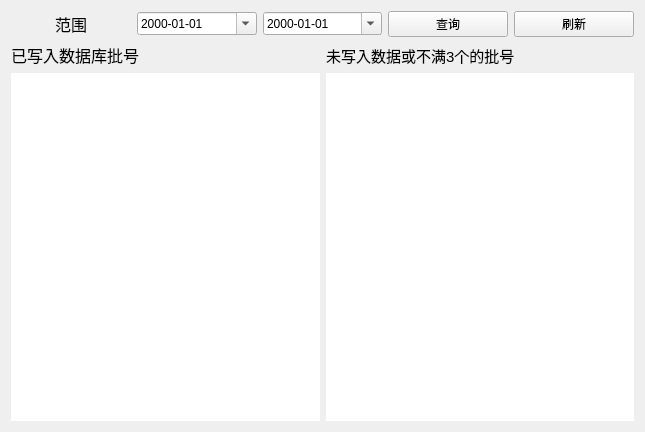
<?xml version="1.0" encoding="UTF-8"?>
<ui version="4.0">
 <class>WidgetStatistics</class>
 <widget class="QWidget" name="WidgetStatistics">
  <property name="geometry">
   <rect>
    <x>0</x>
    <y>0</y>
    <width>645</width>
    <height>432</height>
   </rect>
  </property>
  <property name="windowTitle">
   <string>Form</string>
  </property>
  <layout class="QGridLayout" name="gridLayout">
   <item row="0" column="0">
    <layout class="QHBoxLayout" name="horizontalLayout_3">
     <item>
      <widget class="QLabel" name="label_3">
       <property name="font">
        <font>
         <pointsize>12</pointsize>
        </font>
       </property>
       <property name="text">
        <string>范围</string>
       </property>
       <property name="alignment">
        <set>Qt::AlignCenter</set>
       </property>
      </widget>
     </item>
     <item>
      <widget class="QDateTimeEdit" name="dateTimeEdit">
       <property name="displayFormat">
        <string>yyyy-MM-dd</string>
       </property>
       <property name="calendarPopup">
        <bool>true</bool>
       </property>
      </widget>
     </item>
     <item>
      <widget class="QDateTimeEdit" name="dateTimeEdit_2">
       <property name="displayFormat">
        <string>yyyy-MM-dd</string>
       </property>
       <property name="calendarPopup">
        <bool>true</bool>
       </property>
      </widget>
     </item>
     <item>
      <widget class="QPushButton" name="pushButton_2">
       <property name="text">
        <string>查询</string>
       </property>
      </widget>
     </item>
     <item>
      <widget class="QPushButton" name="pushButton">
       <property name="text">
        <string>刷新</string>
       </property>
      </widget>
     </item>
    </layout>
   </item>
   <item row="1" column="0">
    <layout class="QHBoxLayout" name="horizontalLayout">
     <item>
      <widget class="QLabel" name="label">
       <property name="font">
        <font>
         <pointsize>12</pointsize>
        </font>
       </property>
       <property name="text">
        <string>已写入数据库批号</string>
       </property>
       <property name="alignment">
        <set>Qt::AlignLeading|Qt::AlignLeft|Qt::AlignVCenter</set>
       </property>
      </widget>
     </item>
     <item>
      <widget class="QLabel" name="label_2">
       <property name="font">
        <font>
         <pointsize>11</pointsize>
         <bold>false</bold>
        </font>
       </property>
       <property name="text">
        <string>未写入数据或不满3个的批号</string>
       </property>
       <property name="alignment">
        <set>Qt::AlignLeading|Qt::AlignLeft|Qt::AlignVCenter</set>
       </property>
      </widget>
     </item>
    </layout>
   </item>
   <item row="2" column="0">
    <layout class="QHBoxLayout" name="horizontalLayout_2">
     <item>
      <widget class="QPlainTextEdit" name="plainTextEdit">
       <property name="frameShape">
        <enum>QFrame::NoFrame</enum>
       </property>
       <property name="frameShadow">
        <enum>QFrame::Plain</enum>
       </property>
       <property name="readOnly">
        <bool>true</bool>
       </property>
      </widget>
     </item>
     <item>
      <widget class="QPlainTextEdit" name="plainTextEdit_2">
       <property name="frameShape">
        <enum>QFrame::NoFrame</enum>
       </property>
       <property name="frameShadow">
        <enum>QFrame::Plain</enum>
       </property>
       <property name="readOnly">
        <bool>true</bool>
       </property>
      </widget>
     </item>
    </layout>
   </item>
  </layout>
 </widget>
 <resources/>
 <connections/>
</ui>
